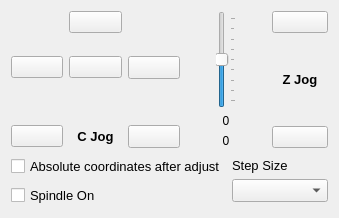
        <widget class="QWidget" name="tabAxis">
         <attribute name="title">
          <string>Axis Control</string>
         </attribute>
         <layout class="QVBoxLayout" name="verticalLayout_6">
          <item>
           <layout class="QHBoxLayout" name="horizontalLayout_13" stretch="150,0,50">
            <property name="sizeConstraint">
             <enum>QLayout::SetDefaultConstraint</enum>
            </property>
            <item>
             <layout class="QGridLayout" name="gridLayout" rowstretch="0,0,0,0,0,0" columnminimumwidth="50,50,50">
              <property name="sizeConstraint">
               <enum>QLayout::SetMaximumSize</enum>
              </property>
              <item row="3" column="0">
               <widget class="QPushButton" name="DecXBtn">
                <property name="text">
                 <string/>
                </property>
                <property name="icon">
                 <iconset resource="GrblController.qrc">
                  <normaloff>:/img/left.PNG</normaloff>:/img/left.PNG</iconset>
                </property>
                <property name="iconSize">
                 <size>
                  <width>24</width>
                  <height>24</height>
                 </size>
                </property>
               </widget>
              </item>
              <item row="0" column="1">
               <widget class="QPushButton" name="IncYBtn">
                <property name="text">
                 <string/>
                </property>
                <property name="icon">
                 <iconset resource="GrblController.qrc">
                  <normaloff>:/img/up.PNG</normaloff>:/img/up.PNG</iconset>
                </property>
                <property name="iconSize">
                 <size>
                  <width>24</width>
                  <height>24</height>
                 </size>
                </property>
               </widget>
              </item>
              <item row="3" column="1">
               <widget class="QPushButton" name="DecYBtn">
                <property name="text">
                 <string/>
                </property>
                <property name="icon">
                 <iconset resource="GrblController.qrc">
                  <normaloff>:/img/down.PNG</normaloff>:/img/down.PNG</iconset>
                </property>
                <property name="iconSize">
                 <size>
                  <width>24</width>
                  <height>24</height>
                 </size>
                </property>
               </widget>
              </item>
              <item row="1" column="1">
               <spacer name="verticalSpacer">
                <property name="orientation">
                 <enum>Qt::Vertical</enum>
                </property>
                <property name="sizeHint" stdset="0">
                 <size>
                  <width>18</width>
                  <height>17</height>
                 </size>
                </property>
               </spacer>
              </item>
              <item row="3" column="2">
               <widget class="QPushButton" name="IncXBtn">
                <property name="font">
                 <font>
                  <pointsize>10</pointsize>
                 </font>
                </property>
                <property name="text">
                 <string/>
                </property>
                <property name="icon">
                 <iconset resource="GrblController.qrc">
                  <normaloff>:/img/right.PNG</normaloff>:/img/right.PNG</iconset>
                </property>
                <property name="iconSize">
                 <size>
                  <width>24</width>
                  <height>24</height>
                 </size>
                </property>
               </widget>
              </item>
              <item row="5" column="1">
               <layout class="QHBoxLayout" name="horizontalLayout_5">
                <item>
                 <widget class="QLabel" name="lblFourthJog">
                  <property name="font">
                   <font>
                    <pointsize>10</pointsize>
                    <weight>75</weight>
                    <bold>true</bold>
                   </font>
                  </property>
                  <property name="text">
                   <string>C Jog</string>
                  </property>
                  <property name="alignment">
                   <set>Qt::AlignCenter</set>
                  </property>
                 </widget>
                </item>
               </layout>
              </item>
              <item row="5" column="0">
               <widget class="QPushButton" name="DecFourthBtn">
                <property name="text">
                 <string/>
                </property>
                <property name="icon">
                 <iconset resource="GrblController.qrc">
                  <normaloff>:/img/left.PNG</normaloff>:/img/left.PNG</iconset>
                </property>
                <property name="iconSize">
                 <size>
                  <width>24</width>
                  <height>24</height>
                 </size>
                </property>
               </widget>
              </item>
              <item row="5" column="2">
               <widget class="QPushButton" name="IncFourthBtn">
                <property name="font">
                 <font>
                  <pointsize>10</pointsize>
                 </font>
                </property>
                <property name="text">
                 <string/>
                </property>
                <property name="icon">
                 <iconset resource="GrblController.qrc">
                  <normaloff>:/img/right.PNG</normaloff>:/img/right.PNG</iconset>
                </property>
                <property name="iconSize">
                 <size>
                  <width>24</width>
                  <height>24</height>
                 </size>
                </property>
               </widget>
              </item>
              <item row="4" column="1">
               <spacer name="verticalSpacer_2">
                <property name="orientation">
                 <enum>Qt::Vertical</enum>
                </property>
                <property name="sizeHint" stdset="0">
                 <size>
                  <width>20</width>
                  <height>40</height>
                 </size>
                </property>
               </spacer>
              </item>
             </layout>
            </item>
            <item>
             <layout class="QVBoxLayout" name="verticalLayout_3">
              <property name="leftMargin">
               <number>30</number>
              </property>
              <property name="rightMargin">
               <number>30</number>
              </property>
              <item>
               <widget class="QSlider" name="verticalSliderZJog">
                <property name="sizePolicy">
                 <sizepolicy hsizetype="Preferred" vsizetype="Expanding">
                  <horstretch>0</horstretch>
                  <verstretch>0</verstretch>
                 </sizepolicy>
                </property>
                <property name="maximum">
                 <number>80</number>
                </property>
                <property name="value">
                 <number>40</number>
                </property>
                <property name="sliderPosition">
                 <number>40</number>
                </property>
                <property name="orientation">
                 <enum>Qt::Vertical</enum>
                </property>
                <property name="invertedAppearance">
                 <bool>false</bool>
                </property>
                <property name="invertedControls">
                 <bool>false</bool>
                </property>
                <property name="tickPosition">
                 <enum>QSlider::TicksBelow</enum>
                </property>
               </widget>
              </item>
              <item>
               <widget class="QLabel" name="currentZJogSliderDelta">
                <property name="text">
                 <string>0</string>
                </property>
                <property name="alignment">
                 <set>Qt::AlignCenter</set>
                </property>
               </widget>
              </item>
              <item>
               <widget class="QLabel" name="resultingZJogSliderPosition">
                <property name="text">
                 <string>0</string>
                </property>
                <property name="alignment">
                 <set>Qt::AlignCenter</set>
                </property>
               </widget>
              </item>
             </layout>
            </item>
            <item>
             <layout class="QVBoxLayout" name="layoutZJog">
              <item>
               <widget class="QPushButton" name="IncZBtn">
                <property name="text">
                 <string/>
                </property>
                <property name="icon">
                 <iconset resource="GrblController.qrc">
                  <normaloff>:/img/up.PNG</normaloff>:/img/up.PNG</iconset>
                </property>
                <property name="iconSize">
                 <size>
                  <width>24</width>
                  <height>24</height>
                 </size>
                </property>
               </widget>
              </item>
              <item>
               <widget class="QLabel" name="lblZJog">
                <property name="font">
                 <font>
                  <pointsize>10</pointsize>
                  <weight>75</weight>
                  <bold>true</bold>
                 </font>
                </property>
                <property name="text">
                 <string>Z Jog</string>
                </property>
                <property name="alignment">
                 <set>Qt::AlignCenter</set>
                </property>
               </widget>
              </item>
              <item>
               <widget class="QPushButton" name="DecZBtn">
                <property name="text">
                 <string/>
                </property>
                <property name="icon">
                 <iconset resource="GrblController.qrc">
                  <normaloff>:/img/down.PNG</normaloff>:/img/down.PNG</iconset>
                </property>
                <property name="iconSize">
                 <size>
                  <width>24</width>
                  <height>24</height>
                 </size>
                </property>
               </widget>
              </item>
             </layout>
            </item>
           </layout>
          </item>
          <item>
           <layout class="QHBoxLayout" name="horizontalLayout_12" stretch="200,0">
            <item>
             <layout class="QVBoxLayout" name="verticalLayout">
              <item>
               <widget class="QCheckBox" name="chkRestoreAbsolute">
                <property name="sizePolicy">
                 <sizepolicy hsizetype="Minimum" vsizetype="Minimum">
                  <horstretch>0</horstretch>
                  <verstretch>0</verstretch>
                 </sizepolicy>
                </property>
                <property name="font">
                 <font>
                  <pointsize>10</pointsize>
                 </font>
                </property>
                <property name="text">
                 <string>Absolute coordinates after adjust</string>
                </property>
               </widget>
              </item>
              <item>
               <widget class="QCheckBox" name="SpindleOn">
                <property name="sizePolicy">
                 <sizepolicy hsizetype="Minimum" vsizetype="Minimum">
                  <horstretch>0</horstretch>
                  <verstretch>0</verstretch>
                 </sizepolicy>
                </property>
                <property name="font">
                 <font>
                  <pointsize>10</pointsize>
                 </font>
                </property>
                <property name="text">
                 <string>Spindle On</string>
                </property>
                <property name="checked">
                 <bool>false</bool>
                </property>
               </widget>
              </item>
             </layout>
            </item>
            <item>
             <layout class="QVBoxLayout" name="verticalLayoutStepSize" stretch="0,0">
              <property name="leftMargin">
               <number>0</number>
              </property>
              <property name="topMargin">
               <number>4</number>
              </property>
              <property name="rightMargin">
               <number>0</number>
              </property>
              <property name="bottomMargin">
               <number>5</number>
              </property>
              <item>
               <widget class="QLabel" name="lblStep">
                <property name="sizePolicy">
                 <sizepolicy hsizetype="Preferred" vsizetype="Minimum">
                  <horstretch>0</horstretch>
                  <verstretch>0</verstretch>
                 </sizepolicy>
                </property>
                <property name="font">
                 <font>
                  <pointsize>10</pointsize>
                 </font>
                </property>
                <property name="text">
                 <string>Step Size           </string>
                </property>
               </widget>
              </item>
              <item>
               <widget class="QComboBox" name="comboStep">
                <property name="sizePolicy">
                 <sizepolicy hsizetype="MinimumExpanding" vsizetype="Minimum">
                  <horstretch>0</horstretch>
                  <verstretch>0</verstretch>
                 </sizepolicy>
                </property>
                <property name="font">
                 <font>
                  <pointsize>10</pointsize>
                 </font>
                </property>
               </widget>
              </item>
             </layout>
            </item>
           </layout>
          </item>
         </layout>
        </widget>
